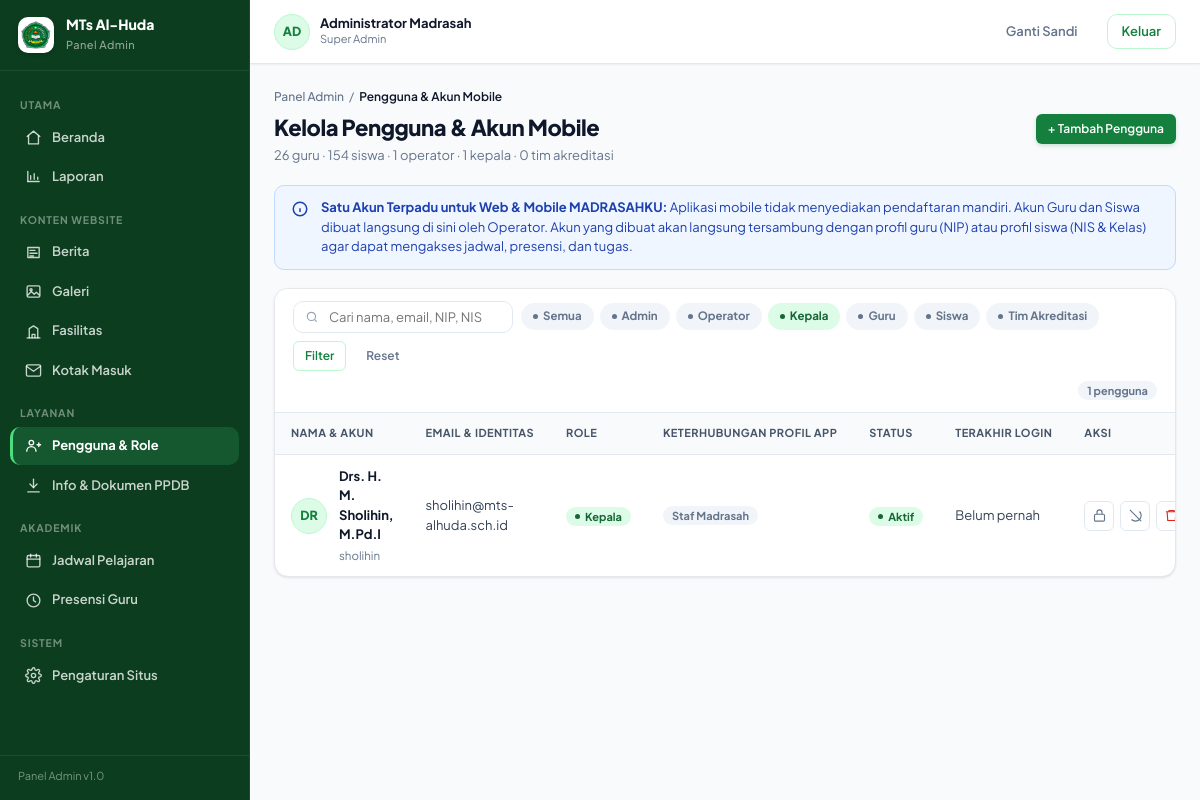
Page /admin/pengguna?role=kepala (signed in) on the earlier database version.
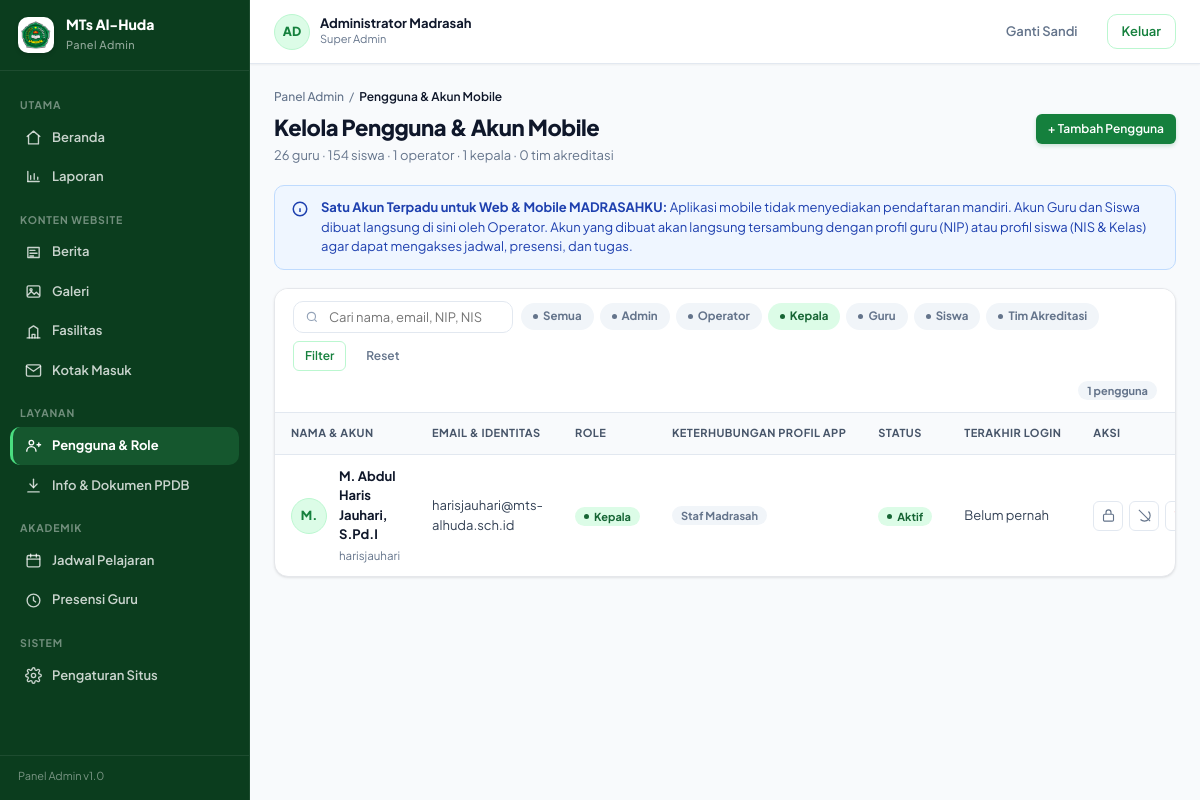
Same page on the later database version.
### tables this page shows
CREATE TABLE `pengguna` (
  `id` bigint unsigned NOT NULL AUTO_INCREMENT,
  `username` varchar(60) NOT NULL,
  `email` varchar(160) DEFAULT NULL,
  `password_hash` varchar(255) NOT NULL,
  `name` varchar(120) NOT NULL,
  `nama` varchar(120) DEFAULT NULL,
  `role` enum('admin','operator','kepala','guru','siswa') NOT NULL DEFAULT 'siswa',
  `role_label` varchar(50) DEFAULT NULL,
  `phone` varchar(30) DEFAULT NULL,
  `telepon` varchar(30) DEFAULT NULL,
  `avatar_path` varchar(255) DEFAULT NULL,
  `foto_url` varchar(255) DEFAULT NULL,
  `is_active` tinyint(1) NOT NULL DEFAULT '1',
  `must_change_password` tinyint(1) NOT NULL DEFAULT '0',
  `failed_login_attempts` tinyint unsigned NOT NULL DEFAULT '0',
  `locked_until` datetime DEFAULT NULL,
  `last_login_at` datetime DEFAULT NULL,
  `last_login_ip` varchar(45) DEFAULT NULL,
  `created_at` datetime NOT NULL DEFAULT CURRENT_TIMESTAMP,
  `updated_at` datetime NOT NULL DEFAULT CURRENT_TIMESTAMP ON UPDATE CURRENT_TIMESTAMP,
  `deleted_at` datetime DEFAULT NULL,
  PRIMARY KEY (`id`),
  UNIQUE KEY `uq_pengguna_username` (`username`),
  UNIQUE KEY `uq_pengguna_email` (`email`),
  KEY `idx_pengguna_role` (`role`,`is_active`)
);

### app/Views/admin/pengguna/index.php (the view, shortened to what the rows shown need)
<div class="breadcrumb">
    <a href="<?= base_url('admin') ?>">Panel Admin</a> / <b>Pengguna &amp; Akun Mobile</b>
</div>
<div class="page-head">
    <div>
        <h1>Kelola Pengguna &amp; Akun Mobile</h1>
        <p><?= (int) $data['stat_guru'] ?> guru &middot; <?= (int) $data['stat_siswa'] ?> siswa &middot; <?= (int) $data['stat_operator'] ?> operator &middot; <?= (int) $data['stat_kepala'] ?> kepala &middot; <?= (int) $data['stat_akreditasi'] ?> tim akreditasi</p>
    </div>
    <div class="actions">
        <button class="btn btn-primary btn-sm" onclick="document.getElementById('modalTambahPengguna').style.display='grid'">+ Tambah Pengguna</button>
    </div>
</div>
<div class="notice info" style="margin-bottom:18px">
    <svg viewBox="0 0 24 24"><circle cx="12" cy="12" r="9"/><path d="M12 11v5M12 8h.01"/></svg>
    <div>
        <b>Satu Akun Terpadu untuk Web &amp; Mobile MADRASAHKU:</b>
        Aplikasi mobile tidak menyediakan pendaftaran mandiri. Akun Guru dan Siswa dibuat langsung di sini oleh Operator. Akun yang dibuat akan langsung tersambung dengan profil guru (NIP) atau profil siswa (NIS &amp; Kelas) agar dapat mengakses jadwal, presensi, dan tugas.
    </div>
</div>
<div class="card">
    <div class="toolbar">
        <form method="get" action="<?= base_url('admin/pengguna') ?>" style="display:flex;gap:8px;align-items:center;flex-wrap:wrap">
            <div class="field-inline" style="min-width:220px">
                <svg viewBox="0 0 24 24"><circle cx="11" cy="11" r="7"/><path d="m20 20-3.5-3.5"/></svg>
                <input type="text" name="q" value="<?= htmlspecialchars($data['q'] ?? '', ENT_QUOTES, 'UTF-8') ?>" placeholder="Cari nama, email, NIP, NIS...">
            </div>
            <div style="display:flex;gap:6px;flex-wrap:wrap">
                <a href="<?= base_url('admin/pengguna') ?>" class="pill <?= empty($data['current_role']) ? 'green' : 'gray' ?>" style="padding:6px 12px;font-size:11.5px;text-decoration:none">Semua</a>
                <a href="<?= base_url('admin/pengguna?role=admin') ?>" class="pill <?= ($data['current_role'] ?? '') === 'admin' ? 'green' : 'gray' ?>" style="padding:6px 12px;font-size:11.5px;text-decoration:none">Admin</a>
                <a href="<?= base_url('admin/pengguna?role=operator') ?>" class="pill <?= ($data['current_role'] ?? '') === 'operator' ? 'green' : 'gray' ?>" style="padding:6px 12px;font-size:11.5px;text-decoration:none">Operator</a>
                <a href="<?= base_url('admin/pengguna?role=kepala') ?>" class="pill <?= ($data['current_role'] ?? '') === 'kepala' ? 'green' : 'gray' ?>" style="padding:6px 12px;font-size:11.5px;text-decoration:none">Kepala</a>
                <a href="<?= base_url('admin/pengguna?role=guru') ?>" class="pill <?= ($data['current_role'] ?? '') === 'guru' ? 'green' : 'gray' ?>" style="padding:6px 12px;font-size:11.5px;text-decoration:none">Guru</a>
                <a href="<?= base_url('admin/pengguna?role=siswa') ?>" class="pill <?= ($data['current_role'] ?? '') === 'siswa' ? 'green' : 'gray' ?>" style="padding:6px 12px;font-size:11.5px;text-decoration:none">Siswa</a>
                <a href="<?= base_url('admin/pengguna?role=akreditasi') ?>" class="pill <?= ($data['current_role'] ?? '') === 'akreditasi' ? 'green' : 'gray' ?>" style="padding:6px 12px;font-size:11.5px;text-decoration:none">Tim Akreditasi</a>
            </div>
            <button type="submit" class="btn btn-outline btn-sm">Filter</button>
            <?php if (!empty($data['q']) || !empty($data['current_role'])): ?>
                <a href="<?= base_url('admin/pengguna') ?>" class="btn btn-ghost btn-sm">Reset</a>
            <?php endif; ?>
        </form>
        <div class="right">
            <span class="pill plain gray"><?= count($data['users']) ?> pengguna</span>
        </div>
    </div>
    <div class="table-wrap">
        <table class="data">
            <thead>
                <tr>
                    <th>Nama &amp; Akun</th>
                    <th>Email &amp; Identitas</th>
                    <th>Role</th>
                    <th>Keterhubungan Profil App</th>
                    <th>Status</th>
                    <th>Terakhir Login</th>
                    <th style="width:130px">Aksi</th>
                </tr>
            </thead>
            <tbody>
            <?php if (empty($data['users'])): ?>
                <tr>
                    <td colspan="7" style="padding:36px 16px;text-align:center;color:#6B7280">
                        <b>Tidak ada data pengguna yang sesuai kriteria.</b>
                    </td>
                </tr>
            <?php else: ?>
                <?php foreach ($data['users'] as $u): ?>
                    <tr>
                        <td>
                            <div class="cell-flex">
                                <div class="avatar"><?= htmlspecialchars(strtoupper(mb_substr($u['name'] ?? 'U', 0, 2)), ENT_QUOTES, 'UTF-8') ?></div>
                                <div>
                                    <div class="t-title"><?= htmlspecialchars($u['name'], ENT_QUOTES, 'UTF-8') ?></div>
                                    <div class="t-sub"><?= htmlspecialchars($u['username'] ?? '—', ENT_QUOTES, 'UTF-8') ?></div>
                                </div>
                            </div>
                        </td>
                        <td>
                            <div><?= htmlspecialchars($u['email'], ENT_QUOTES, 'UTF-8') ?></div>
                        </td>
                        <td>
                            <?php
                            $roleBadge = match ($u['role']) {
                                'admin' => 'red',
                                'operator' => 'amber',
                                'kepala' => 'green',
                                'guru' => 'blue',
                                'siswa' => 'purple',
                                'akreditasi' => 'mint',
                                default => 'gray',
                            };
                            ?>
                            <span class="pill <?= $roleBadge ?>"><?= ucfirst(htmlspecialchars($u['role'], ENT_QUOTES, 'UTF-8')) ?></span>
                        </td>
                        <td>
                            <?php if ($u['role'] === 'guru'): ?>
                                <?php if (!empty($u['teacher_id'])): ?>
                                    <span class="pill green" title="Data guru tersambung">✓ Guru Terhubung</span>
                                <?php else: ?>
                                    <span class="pill red" title="Belum memiliki data guru">⚠ Belum Terhubung</span>
                                <?php endif; ?>
                            <?php else: ?>
                                <span class="pill plain gray">Staf Madrasah</span>
                            <?php endif; ?>
                        </td>
                        <td>
                            <?php if ((int) $u['is_active'] === 1): ?>
                                <span class="pill green">Aktif</span>
                            <?php else: ?>
                                <span class="pill red">Nonaktif</span>
                            <?php endif; ?>
                        </td>
                        <td class="muted"><?= $u['last_login_at'] ? date('d M Y, H.i', strtotime($u['last_login_at'])) : 'Belum pernah' ?></td>
                        <td>
                            <div class="row-actions">
                                <form method="post" action="<?= base_url('admin/pengguna/reset-password/' . $u['id']) ?>" onsubmit="return confirm('Reset kata sandi untuk <?= htmlspecialchars(addslashes($u['name']), ENT_QUOTES, 'UTF-8') ?>?');" style="display:inline">
                                    <button type="submit" class="icon-btn" title="Reset Kata Sandi">
                                        <svg viewBox="0 0 24 24"><rect x="4" y="10" width="16" height="11" rx="2"/><path d="M8 10V7a4 4 0 0 1 8 0v3"/></svg>
                                    </button>
                                </form>
                                <form method="post" action="<?= base_url('admin/pengguna/toggle-status/' . $u['id']) ?>" onsubmit="return confirm('Ubah status aktif/nonaktif akun ini?');" style="display:inline">
                                    <button type="submit" class="icon-btn" title="Aktif / Nonaktifkan">
                                        <svg viewBox="0 0 24 24"><path d="M18.4 5.6a9 9 0 1 1-12.8 12.8"/><path d="M3 3l18 18"/></svg>
                                    </button>
                                </form>
                                <form method="post" action="<?= base_url('admin/pengguna/delete/' . $u['id']) ?>" onsubmit="return confirm('Hapus pengguna <?= htmlspecialchars(addslashes($u['name']), ENT_QUOTES, 'UTF-8') ?>?');" style="display:inline">
                                    <button type="submit" class="icon-btn" title="Hapus" style="color:#DC2626">
                                        <svg viewBox="0 0 24 24"><path d="M3 6h18M8 6V4h8v2M19 6l-1 14H6L5 6"/></svg>
                                    </button>
                                </form>
                            </div>
                        </td>
                    </tr>
                <?php endforeach; ?>
            <?php endif; ?>
            </tbody>
        </table>
    </div>
</div>
<?php
$data['content'] = ob_get_clean();
require_once __DIR__ . '/../../layouts/admin.php';

### app/Views/layouts/admin.php (shortened to what the rows shown need)
<?php require_once __DIR__ . '/../../helpers.php'; ?>
<!DOCTYPE html>
<html lang="id">
<head>
    <link rel="stylesheet" href="<?= base_url('css/admin.css?v=' . (file_exists(__DIR__ . '/../../../public/css/admin.css') ? filemtime(__DIR__ . '/../../../public/css/admin.css') : '1.1')) ?>">
</head>
<body>
<div class="shell">
    <aside class="sidebar">
        <div class="side-brand">
            <img src="<?= base_url('assets/images/LOGO_MTS 1.png') ?>" alt="Logo MTs Al-Huda">
            <div>
                <b>MTs Al-Huda</b>
                <span>Panel Admin</span>
            </div>
        </div>
        <?php
        $currRoute = current_route();
        $routeParts = $currRoute === '' ? [] : explode('/', $currRoute);
        $currPage = $routeParts[1] ?? 'dashboard';
        $activeMenu = $data['active_menu'] ?? ($currPage === '' ? 'dashboard' : $currPage);
        ?>
        <nav class="side-nav">
            <div class="side-group">Utama</div>
            <a class="side-link <?= in_array($activeMenu, ['dashboard', 'admin', ''], true) ? 'on' : '' ?>" href="<?= base_url('admin') ?>">
                <svg viewBox="0 0 24 24"><path d="M3 10.5 12 3l9 7.5"/><path d="M5 9.5V21h14V9.5"/></svg>
                Beranda
            </a>
            <a class="side-link <?= $activeMenu === 'laporan' ? 'on' : '' ?>" href="<?= base_url('admin/laporan') ?>">
                <svg viewBox="0 0 24 24"><path d="M4 19V5"/><path d="M4 19h16"/><path d="M8 16v-5M13 16V8M18 16v-3"/></svg>
                Laporan
            </a>
            <div class="side-group">Konten Website</div>
            <a class="side-link <?= $activeMenu === 'berita' ? 'on' : '' ?>" href="<?= base_url('admin/berita') ?>">
                <svg viewBox="0 0 24 24"><path d="M4 5h16v14H4z"/><path d="M7 9h7M7 13h10M7 17h5"/></svg>
                Berita
            </a>
            <a class="side-link <?= $activeMenu === 'galeri' ? 'on' : '' ?>" href="<?= base_url('admin/galeri') ?>">
                <svg viewBox="0 0 24 24"><rect x="3" y="4" width="18" height="16" rx="2"/><circle cx="8.5" cy="9.5" r="1.5"/><path d="m4 17 5-5 4 4 3-3 4 4"/></svg>
                Galeri
            </a>
            <a class="side-link <?= $activeMenu === 'fasilitas' ? 'on' : '' ?>" href="<?= base_url('admin/fasilitas') ?>">
                <svg viewBox="0 0 24 24"><path d="M3 21h18"/><path d="M6 21V8l6-4 6 4v13"/><path d="M10 21v-5h4v5"/></svg>
                Fasilitas
            </a>
            <a class="side-link <?= $activeMenu === 'kontak' ? 'on' : '' ?>" href="<?= base_url('admin/kontak') ?>">
                <svg viewBox="0 0 24 24"><path d="M4 4h16c1.1 0 2 .9 2 2v12c0 1.1-.9 2-2 2H4c-1.1 0-2-.9-2-2V6c0-1.1.9-2 2-2z"/><polyline points="22,6 12,13 2,6"/></svg>
                Kotak Masuk
            </a>
            <div class="side-group">Layanan</div>
            <a class="side-link <?= $activeMenu === 'pengguna' ? 'on' : '' ?>" href="<?= base_url('admin/pengguna') ?>">
                <svg viewBox="0 0 24 24"><circle cx="9" cy="8" r="3.2"/><path d="M2.5 20a6.5 6.5 0 0 1 13 0"/><path d="M17 11h5M19.5 8.5v5"/></svg>
                Pengguna &amp; Role
            </a>
            <a class="side-link <?= $activeMenu === 'ppdb' ? 'on' : '' ?>" href="<?= base_url('admin/ppdb') ?>">
                <svg viewBox="0 0 24 24"><path d="M12 3v12"/><path d="m7 10 5 5 5-5"/><path d="M4 21h16"/></svg>
                Info &amp; Dokumen PPDB
            </a>
            <div class="side-group">Akademik</div>
            <a class="side-link <?= $activeMenu === 'jadwal' ? 'on' : '' ?>" href="<?= base_url('admin/jadwal') ?>">
                <svg viewBox="0 0 24 24"><rect x="3" y="5" width="18" height="16" rx="2"/><path d="M3 10h18M8 3v4M16 3v4"/></svg>
                Jadwal Pelajaran
            </a>
            <a class="side-link <?= $activeMenu === 'presensi' ? 'on' : '' ?>" href="<?= base_url('admin/presensi') ?>">
                <svg viewBox="0 0 24 24"><circle cx="12" cy="12" r="9"/><path d="M12 7v5l3 2"/></svg>
                Presensi Guru
            </a>
            <div class="side-group">Sistem</div>
            <a class="side-link <?= $activeMenu === 'pengaturan' ? 'on' : '' ?>" href="<?= base_url('admin/pengaturan') ?>">
                Pengaturan Situs
            </a>
        </nav>
        <div class="side-foot">Panel Admin v1.0</div>
    </aside>
    <div class="main">
        <header class="topbar">
            <div class="top-user">
                <div class="avatar"><?= htmlspecialchars(strtoupper(mb_substr((string) ($data['user']['name'] ?? 'A'), 0, 2)), ENT_QUOTES, 'UTF-8') ?></div>
                <div>
                    <b><?= htmlspecialchars((string) ($data['user']['name'] ?? ''), ENT_QUOTES, 'UTF-8') ?></b>
                    <span><?= htmlspecialchars((string) ($data['role'] ?? ''), ENT_QUOTES, 'UTF-8') ?></span>
                </div>
            </div>
            <a class="btn btn-ghost" href="<?= base_url('admin/ganti-sandi') ?>">Ganti Sandi</a>
            <form method="post" action="<?= base_url('admin/logout') ?>" style="margin:0">
                <button type="submit" class="btn btn-outline">Keluar</button>
            </form>
        </header>
        <div class="content">
            <?= $data['content'] ?>
        </div>
    </div>
</div>
</body>
</html>

Differences in the rows shown:
changed pengguna "Kepala": name "DR" → "M."; name "Drs. H. M. Sholihin, M.Pd.I" → "M. Abdul Haris Jauhari, S.Pd.I"; username "sholihin" → "harisjauhari"; email "sholihin@mts-alhuda.sch.id" → "harisjauhari@mts-alhuda.sch.id"
